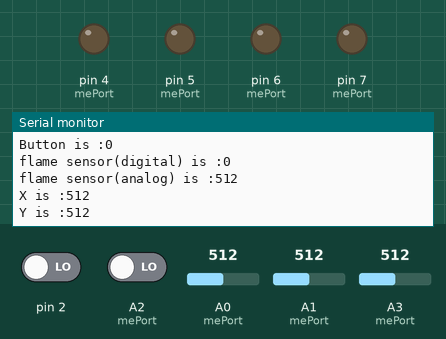
The sketch below on a simulated Arduino Uno, built with avr-gcc and run on an emulated ATmega328P. Parts: output pins drawn as LEDs (lit = HIGH), the last lines printed to the serial monitor. The test bench sets the inputs (shaded band); at power-on: A0 (mePort) = 512, A1 (mePort) = 512, A3 (mePort) = 512, pin 2 LOW, A2 (mePort) LOW.

Above: at 1.2 s.
1.3 s: A0 (mePort) set to 983
At 1.32 s:
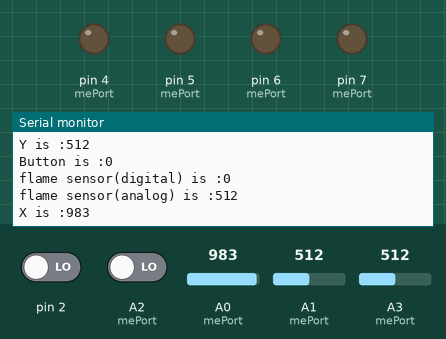
2.8 s: A0 (mePort) set to 1018
At 2.89 s:
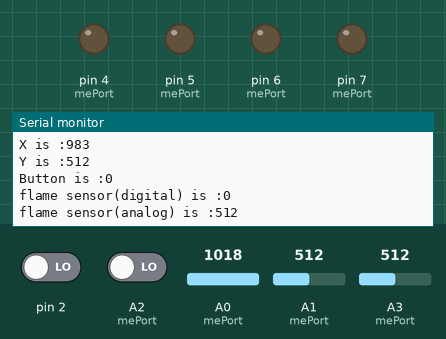
4.3 s: A1 (mePort) set to 108
At 4.62 s:
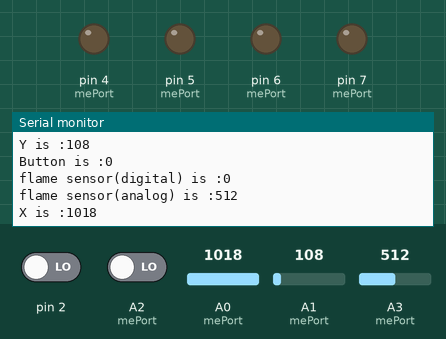
5.8 s: A1 (mePort) set to 95
7.3 s: A3 (mePort) set to 106
At 7.52 s:
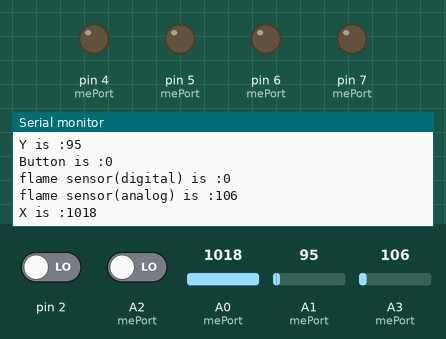
10.3 s: A3 (mePort) set to 94
At 10.54 s:
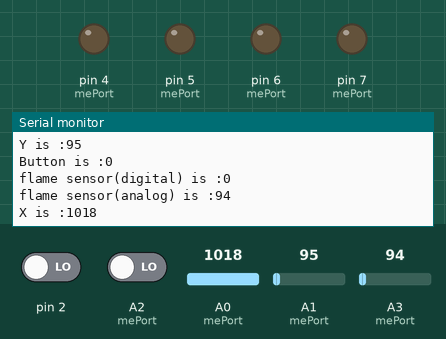
Timing chart, 0 to 12.8 s (numbered marks = the images above; inputs shaded):
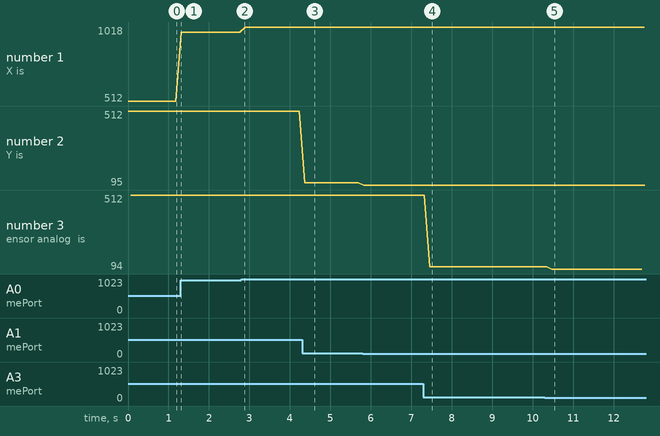

The sketch:

maincode.ino
```cpp
#include <Arduino.h>
#define NC      (0)
#define PORT_1  (0x01)
#define PORT_2  (0x02)
#define PORT_3  (0x03)
#define PORT_4  (0x04)
#define PORT_5  (0x05)
#define PORT_6  (0x06)
#define PORT_7  (0x07)
#define PORT_8  (0x08)
#define PORT_9  (0x09)
#define PORT_10 (0x0a)
#define M1      (0x09)
#define M2      (0x0a)
typedef struct
{
  uint8_t s1;
  uint8_t s2;
} MePort_Sig;
MePort_Sig mePort[15] =
{
    {NC, NC}, {11, 8}, {13, 12}, {10, 9}, {1, 0},
    {MISO, SCK}, {A0, A1}, {A2, A3}, {A4, A5}, {6, 7}, {5, 4} ,
    { NC, NC }, { NC,  NC }, {  NC, NC }, { NC, NC }
};
void setup() {
  // put your setup code here, to run once:
  Serial.begin(9600);

  pinMode(4,OUTPUT);//左边电机方向控制；0：正转；1反转
  pinMode(5,OUTPUT);//左边电机速度控制0~255
  pinMode(6,OUTPUT);//右边电机速度控制0~255
  pinMode(7,OUTPUT);//右边电机方向控制；0：正转；1反转
}

void loop() {
  // put your main code here, to run repeatedly:
  GetJoyStick(PORT_6);//将游戏杆接到PORT_6端口上进行测试
  GetFlameDigital(PORT_7);//将火焰传感器接到PORT_7端口上进行测试
  GetFlameAnalog(PORT_7);
  delay(100);
}
void goAhead(int mspeed)//前进
{
  digitalWrite(4,0);
  analogWrite(5,mspeed);
  digitalWrite(7,0);
  analogWrite(6,mspeed);
  }
void goBack(int mspeed)//后退
{
  digitalWrite(4,1);
  analogWrite(5,mspeed);
  digitalWrite(7,1);
  analogWrite(6,mspeed);
  }
void stopCar()//电机停止转动
{
  analogWrite(5,0);
  analogWrite(6,0);
  }
void SetRGBLed(unsigned char portNo,int r,int g,int b)//RGB3色LED
{
    analogWrite(3,r);
    pinMode(mePort[portNo].s1,OUTPUT);
    pinMode(mePort[portNo].s2,OUTPUT);
    analogWrite(mePort[portNo].s1,g);
    analogWrite(mePort[portNo].s2,b);

}
void SetRGLed(unsigned char portNo,int r,int g) //RG2色LED
{
    pinMode(mePort[portNo].s1,OUTPUT);
    pinMode(mePort[portNo].s2,OUTPUT);
    analogWrite(mePort[portNo].s1,r);
    analogWrite(mePort[portNo].s2,g);
}
void GetFlameDigital(unsigned char portNo)  //火焰传感器数字量
{
  pinMode(mePort[portNo].s1,INPUT);
  int val = digitalRead(mePort[portNo].s1);
  Serial.print("flame sensor(digital) is :");
  Serial.println(val);
}
void GetFlameAnalog(unsigned char portNo)  //火焰传感器模拟量
{
  pinMode(mePort[portNo].s2,INPUT);
  int val = analogRead(mePort[portNo].s2);
  Serial.print("flame sensor(analog) is :");
  Serial.println(val);

}
void GetIRSensor(unsigned char portNo)  //红外避障传感器
{
    pinMode(mePort[portNo].s1,INPUT);
    int val = digitalRead(mePort[portNo].s1);
    Serial.print("Ir sensor is :");
    Serial.println(val);
}
void GetFindLine(unsigned char portNo)  //巡线传感器
{
    pinMode(mePort[portNo].s1,INPUT);
    int val = digitalRead(mePort[portNo].s1);
    Serial.print("Fdline sensor is :");
    Serial.println(val);
}
void GetJoyStick(unsigned char portNo)//游戏杆测试
{
  pinMode(mePort[portNo].s1,INPUT);
  pinMode(mePort[portNo].s2,INPUT);
  int x_val = analogRead(mePort[portNo].s1);
  int y_val = analogRead(mePort[portNo].s2);
  int btn   = digitalRead(2);
  Serial.print("X is :");
  Serial.println(x_val);
  Serial.print("Y is :");
  Serial.println(y_val);
  Serial.print("Button is :");
  Serial.println(btn);
  }
```

Measured:
- the behaviour switches between 999 and 1000 on A0 (mePort) (found by bisection; images 1 and 2)
- after the input at 1.3 s, the serial monitor: prints a new line at once (image 1)
- after the input at 4.3 s, the serial monitor: prints a new line after 0.06 s (image 3)
- after the input at 7.3 s, the serial monitor: prints a new line after 0.15 s (image 4)
- after the input at 10.3 s, the serial monitor: prints a new line after 0.18 s (image 5)
- plotted number 1: 512 → 983 after the input at 1.3 s, 983 → 1018 after the input at 2.8 s
- plotted number 2: 512 → 108 after the input at 4.3 s, 108 → 95 after the input at 5.8 s
- plotted number 3: 512 → 106 after the input at 7.3 s, 106 → 94 after the input at 10.3 s
